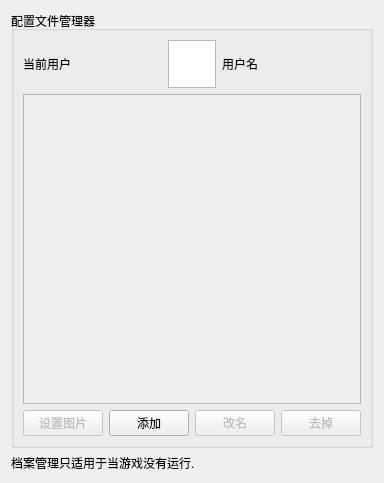
<?xml version="1.0" encoding="UTF-8"?>
<ui version="4.0">
 <class>ConfigureProfileManager</class>
 <widget class="QWidget" name="ConfigureProfileManager">
  <property name="geometry">
   <rect>
    <x>0</x>
    <y>0</y>
    <width>366</width>
    <height>483</height>
   </rect>
  </property>
  <property name="windowTitle">
   <string>Form</string>
  </property>
  <layout class="QHBoxLayout" name="horizontalLayout">
   <item>
    <layout class="QVBoxLayout" name="verticalLayout">
     <item>
      <widget class="QGroupBox" name="gridGroupBox">
       <property name="title">
        <string>配置文件管理器</string>
       </property>
       <layout class="QGridLayout" name="gridLayout_2">
        <property name="sizeConstraint">
         <enum>QLayout::SetNoConstraint</enum>
        </property>
        <item row="0" column="0">
         <layout class="QHBoxLayout" name="horizontalLayout_2">
          <item>
           <widget class="QLabel" name="label">
            <property name="sizePolicy">
             <sizepolicy hsizetype="Preferred" vsizetype="Minimum">
              <horstretch>0</horstretch>
              <verstretch>0</verstretch>
             </sizepolicy>
            </property>
            <property name="text">
             <string>当前用户</string>
            </property>
           </widget>
          </item>
          <item>
           <widget class="QGraphicsView" name="current_user_icon">
            <property name="minimumSize">
             <size>
              <width>48</width>
              <height>48</height>
             </size>
            </property>
            <property name="maximumSize">
             <size>
              <width>48</width>
              <height>48</height>
             </size>
            </property>
            <property name="verticalScrollBarPolicy">
             <enum>Qt::ScrollBarAlwaysOff</enum>
            </property>
            <property name="horizontalScrollBarPolicy">
             <enum>Qt::ScrollBarAlwaysOff</enum>
            </property>
            <property name="interactive">
             <bool>false</bool>
            </property>
           </widget>
          </item>
          <item>
           <widget class="QLabel" name="current_user_username">
            <property name="sizePolicy">
             <sizepolicy hsizetype="Preferred" vsizetype="Minimum">
              <horstretch>0</horstretch>
              <verstretch>0</verstretch>
             </sizepolicy>
            </property>
            <property name="text">
             <string>用户名</string>
            </property>
           </widget>
          </item>
         </layout>
        </item>
        <item row="1" column="0">
         <widget class="QScrollArea" name="scrollArea">
          <property name="sizePolicy">
           <sizepolicy hsizetype="Expanding" vsizetype="Expanding">
            <horstretch>0</horstretch>
            <verstretch>0</verstretch>
           </sizepolicy>
          </property>
          <property name="frameShape">
           <enum>QFrame::StyledPanel</enum>
          </property>
          <property name="widgetResizable">
           <bool>false</bool>
          </property>
         </widget>
        </item>
        <item row="2" column="0">
         <layout class="QHBoxLayout" name="horizontalLayout_3">
          <item>
           <widget class="QPushButton" name="pm_set_image">
            <property name="enabled">
             <bool>false</bool>
            </property>
            <property name="text">
             <string>设置图片</string>
            </property>
           </widget>
          </item>
          <item>
           <spacer name="horizontalSpacer">
            <property name="orientation">
             <enum>Qt::Horizontal</enum>
            </property>
            <property name="sizeHint" stdset="0">
             <size>
              <width>40</width>
              <height>20</height>
             </size>
            </property>
           </spacer>
          </item>
          <item>
           <widget class="QPushButton" name="pm_add">
            <property name="text">
             <string>添加</string>
            </property>
           </widget>
          </item>
          <item>
           <widget class="QPushButton" name="pm_rename">
            <property name="enabled">
             <bool>false</bool>
            </property>
            <property name="text">
             <string>改名</string>
            </property>
           </widget>
          </item>
          <item>
           <widget class="QPushButton" name="pm_remove">
            <property name="enabled">
             <bool>false</bool>
            </property>
            <property name="text">
             <string>去掉</string>
            </property>
           </widget>
          </item>
         </layout>
        </item>
       </layout>
      </widget>
     </item>
     <item>
      <widget class="QLabel" name="label_disable_info">
       <property name="text">
        <string>档案管理只适用于当游戏没有运行.</string>
       </property>
       <property name="wordWrap">
        <bool>true</bool>
       </property>
      </widget>
     </item>
    </layout>
   </item>
  </layout>
 </widget>
 <resources/>
 <connections/>
</ui>
